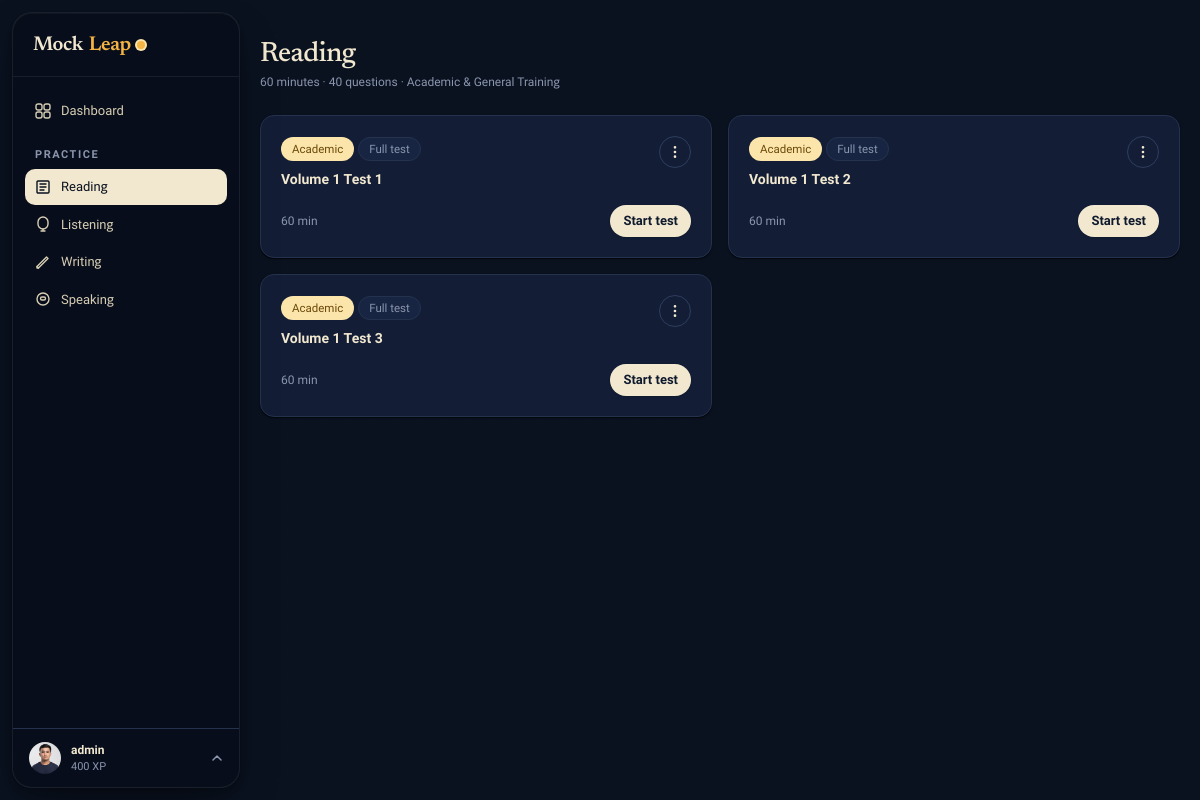
Before: /reading/ (signed in) with the older database file.
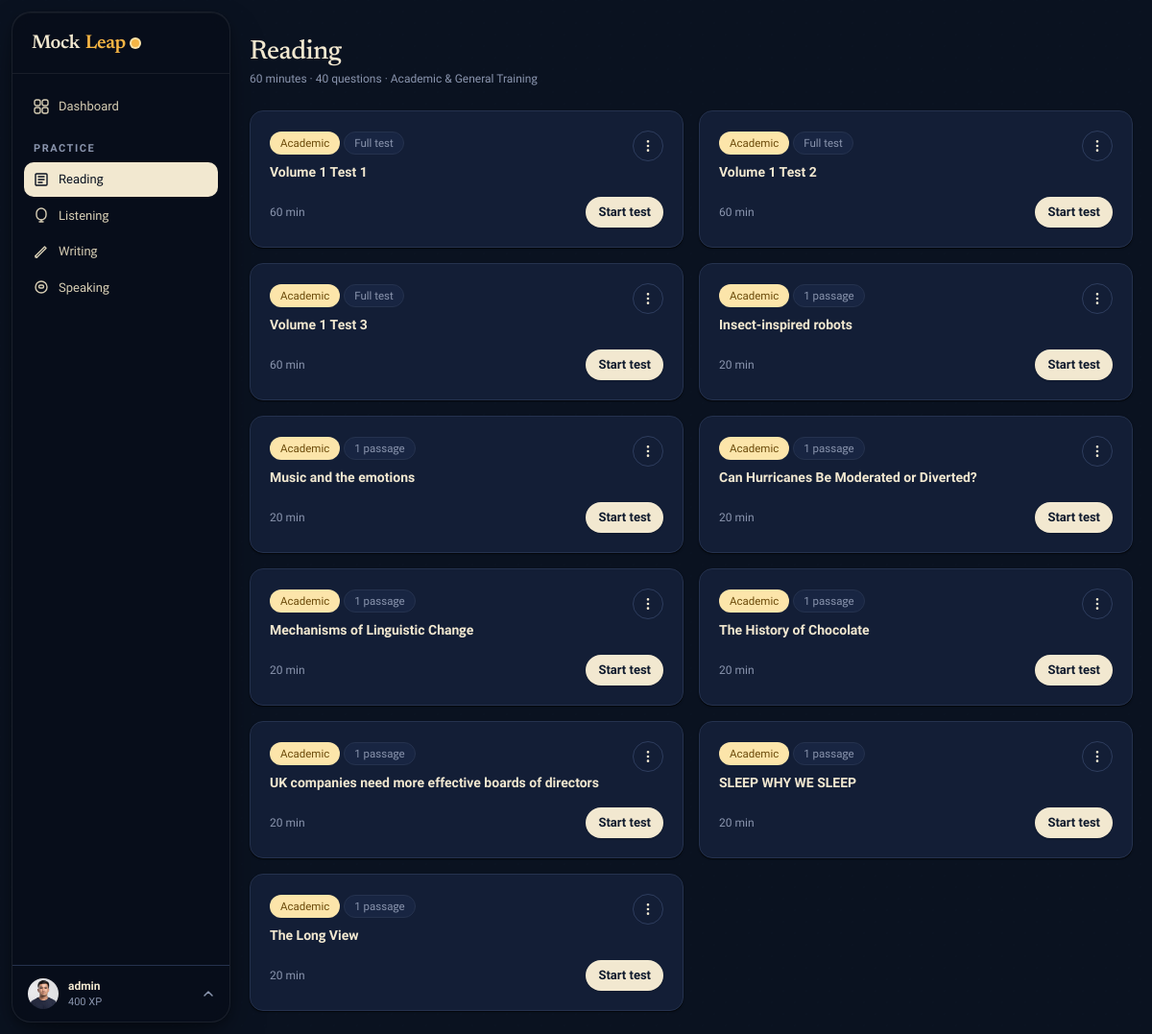
After: the same page with the newer database file.
### apps/accounts/models.py (models this page shows, shortened)
class User(AbstractUser):
    ROLE_STUDENT = 'student'
    ROLE_TEACHER = 'teacher'
    ROLE_ADMIN = 'admin'
    ROLE_CHOICES = [
        (ROLE_STUDENT, 'Student'),
        (ROLE_TEACHER, 'Teacher'),
        (ROLE_ADMIN, 'Admin'),
    ]
    email = models.EmailField(unique=True)
    role = models.CharField(max_length=10, choices=ROLE_CHOICES, default=ROLE_STUDENT)
    avatar = models.ImageField(upload_to='avatars/', null=True, blank=True)
    bio = models.TextField(blank=True)
    target_band = models.DecimalField(max_digits=3, decimal_places=1, null=True, blank=True)
    test_date = models.DateField(null=True, blank=True)
    country = models.CharField(max_length=100, blank=True)
    timezone = models.CharField(max_length=50, default='UTC')
    dark_mode = models.BooleanField(default=False)
    email_notifications = models.BooleanField(default=True)
    xp = models.PositiveIntegerField(default=0)
    streak_days = models.PositiveIntegerField(default=0)
    last_active = models.DateField(null=True, blank=True)
    created_at = models.DateTimeField(auto_now_add=True)
    USERNAME_FIELD = 'email'
    REQUIRED_FIELDS = ['username']
    class Meta:
        verbose_name = 'User'
        verbose_name_plural = 'Users'

### apps/reading/models.py (models this page shows, shortened)
class ReadingTest(models.Model):
    TYPE_ACADEMIC = 'academic'
    TYPE_GENERAL = 'general'
    TYPE_CHOICES = [(TYPE_ACADEMIC, 'Academic'), (TYPE_GENERAL, 'General Training')]
    title = models.CharField(max_length=200)
    test_type = models.CharField(max_length=10, choices=TYPE_CHOICES, default=TYPE_ACADEMIC)
    duration_minutes = models.PositiveIntegerField(default=60)
    is_published = models.BooleanField(default=False)
    created_by = models.ForeignKey(settings.AUTH_USER_MODEL, on_delete=models.SET_NULL, null=True, related_name='reading_tests_created')
    created_at = models.DateTimeField(auto_now_add=True)

### apps/reading/views.py (the view)
# urls.py: path('', views.test_list, name='list'),
@login_required
def test_list(request):
    tests = ReadingTest.objects.filter(is_published=True)
    attempts = ReadingAttempt.objects.filter(user=request.user).select_related('test')
    return render(request, 'reading/list.html', {'tests': tests, 'attempts': attempts})

### apps/core/context_processors.py (called while the page is built)
def site_context(request):
    ctx = {
        'brand': getattr(settings, 'MOCKLEAP_BRAND', 'MockLeap'),
        'dark_mode': getattr(request.user, 'dark_mode', False) if request.user.is_authenticated else False,
        'unread_count': 0,
    }
    if request.user.is_authenticated:
        try:
            from apps.notifications.models import Notification
            ctx['unread_count'] = Notification.objects.filter(user=request.user, is_read=False).count()
        except Exception:
            pass
    return ctx

### templates/reading/list.html (shortened to what this page needs)
{% extends "layouts/app.html" %}
{% block content %}
<div class="flex items-center justify-between mb-6">
  <div>
    <h1 class="h-display" style="font-size:28px;">Reading</h1>
    <p class="t-meta mt-1">60 minutes · 40 questions · Academic &amp; General Training</p>
  </div>
</div>
{% if tests %}
<div class="grid grid-cols-1 md:grid-cols-2 xl:grid-cols-3 gap-4">
  {% for test in tests %}
  <div class="ml-card p-5 flex flex-col gap-4 relative">
    <div class="flex items-start justify-between gap-3">
      <div>
        <span class="ml-chip {% if test.test_type == 'academic' %}ml-chip-accent{% else %}ml-chip-ok{% endif %} mb-2">{{ test.get_test_type_display }}</span>
        {% with pc=test.passages.count %}
        {% if pc == 3 %}
        <span class="ml-chip mb-2" style="background:var(--surface-2);color:var(--muted);">Full test</span>
        {% elif pc > 0 %}
        <span class="ml-chip mb-2" style="background:var(--surface-2);color:var(--muted);">{{ pc }} passage{{ pc|pluralize }}</span>
        {% endif %}
        {% endwith %}
        <h3 class="text-sm font-semibold" style="color:var(--ink);">{{ test.title }}</h3>
      </div>
      {% if request.user.is_superuser %}
      <div class="relative" x-data="{ open: false }">
        <button @click="open = !open" @click.outside="open = false" class="ml-btn ml-btn-ghost ml-btn-sm" style="padding:4px; min-width:32px;">
          <svg width="16" height="16" viewBox="0 0 24 24" fill="none" stroke="currentColor" stroke-width="2"><circle cx="12" cy="12" r="1"></circle><circle cx="12" cy="5" r="1"></circle><circle cx="12" cy="19" r="1"></circle></svg>
        </button>
      </div>
      {% endif %}
    </div>
    <div class="flex items-center gap-3 mt-auto">
      <span class="t-meta text-xs">{{ test.duration_minutes }} min</span>
      <a href="{% url 'reading:exam' test.pk %}" class="ml-btn ml-btn-primary ml-btn-sm" style="margin-left:auto;">Start test</a>
    </div>
  </div>
  {% endfor %}
</div>
{% else %}
<div class="py-20 text-center">
  <div class="text-4xl mb-4">📖</div>
  <h3 class="h-display" style="font-size:24px;">No tests yet</h3>
  <p class="t-body mt-2">Reading tests will appear here once published.</p>
</div>
{% endif %}
{% endblock %}

### templates/layouts/app.html (shortened to what this page needs)
{% extends "base/base.html" %}
{% block body %}
<div class="flex min-h-screen">
  {% include "components/sidebar.html" %}
  <div class="flex-1 flex flex-col min-w-0 md:ml-60" id="main-area">
    <main class="flex-1 p-5 md:p-6" id="main-content" style="padding-top:40px;">
      {% block content %}{% endblock %}
    </main>
  </div>
</div>
{% endblock %}

### templates/base/base.html (shortened to what this page needs)
<!DOCTYPE html>
<html lang="en" class="{% if request.user.is_authenticated and request.user.dark_mode %}dark{% endif %}">
<head>
  {% load static %}
  <link rel="stylesheet" href="{% static 'css/main.css' %}">
  <link rel="stylesheet" href="{% static 'css/design.css' %}">
</head>
<body class="min-h-screen" hx-headers='{"X-CSRFToken": "{{ csrf_token }}"}'>
  {% block body %}{% endblock %}
</body>
</html>

### templates/components/sidebar.html (shortened to what this page needs)
{% load static %}
<aside id="sidebar" class="fixed z-30 w-60 flex flex-col -translate-x-full md:translate-x-0 transition-transform duration-300"
       style="top:12px;bottom:12px;left:12px;width:228px;border-radius:20px;
              background:rgba(250,246,236,0.90);
              backdrop-filter:blur(28px) saturate(180%);
              -webkit-backdrop-filter:blur(28px) saturate(180%);
              border:1px solid rgba(255,255,255,0.72);
              box-shadow:0 1px 0 rgba(255,255,255,.85) inset,
                         0 4px 12px rgba(14,27,46,.06),
                         0 20px 48px -12px rgba(14,27,46,.14);
              overflow:hidden;">
  <div class="h-16 flex items-center px-5 border-b flex-shrink-0" style="border-color:var(--border);">
    {% include "components/brand.html" %}
  </div>
  <nav class="flex-1 overflow-y-auto py-4 px-3 space-y-0.5" role="navigation" aria-label="Sidebar navigation">
    <a href="{% url 'dashboard:home' %}" class="nav-item {% if request.resolver_match.app_name == 'dashboard' %}active{% endif %}">
      Dashboard
    </a>
    <p class="t-eyebrow px-2.5 pt-4 pb-1">Practice</p>
    <a href="{% url 'reading:list' %}" class="nav-item {% if request.resolver_match.app_name == 'reading' %}active{% endif %}">
      <svg width="16" height="16" viewBox="0 0 16 16" fill="none"><path d="M3 2h10a1 1 0 011 1v10a1 1 0 01-1 1H3a1 1 0 01-1-1V3a1 1 0 011-1z" stroke="currentColor" stroke-width="1.4"/><path d="M5 5h6M5 8h6M5 11h4" stroke="currentColor" stroke-width="1.4" stroke-linecap="round"/></svg>
      Reading
    </a>
    <a href="{% url 'listening:list' %}" class="nav-item {% if request.resolver_match.app_name == 'listening' %}active{% endif %}">
      <svg width="16" height="16" viewBox="0 0 16 16" fill="none"><path d="M8 1a5 5 0 015 5v2a5 5 0 01-10 0V6a5 5 0 015-5z" stroke="currentColor" stroke-width="1.4"/><path d="M8 13v2M6 15h4" stroke="currentColor" stroke-width="1.4" stroke-linecap="round"/></svg>
      Listening
    </a>
    <a href="{% url 'writing:list' %}" class="nav-item {% if request.resolver_match.app_name == 'writing' %}active{% endif %}">
      <svg width="16" height="16" viewBox="0 0 16 16" fill="none"><path d="M2 12.5L3.5 14 13 4.5 11.5 3 2 12.5z" stroke="currentColor" stroke-width="1.4" stroke-linejoin="round"/><path d="M2 12.5V14h1.5" stroke="currentColor" stroke-width="1.4" stroke-linecap="round" stroke-linejoin="round"/></svg>
      Writing
    </a>
    <a href="{% url 'speaking:list' %}" class="nav-item {% if request.resolver_match.app_name == 'speaking' %}active{% endif %}">
      <svg width="16" height="16" viewBox="0 0 16 16" fill="none"><circle cx="8" cy="8" r="6" stroke="currentColor" stroke-width="1.4"/><path d="M5.5 7.5c0-.828.672-1.5 1.5-1.5h2a1.5 1.5 0 010 3H7A1.5 1.5 0 015.5 7.5z" stroke="currentColor" stroke-width="1.4"/></svg>
      Speaking
    </a>
  </nav>
  <div class="border-t flex-shrink-0" style="border-color:var(--border);position:relative;" id="ml-profile-zone">
    <button id="ml-profile-btn" type="button" style="
        width:100%;display:flex;align-items:center;gap:10px;
        padding:12px 16px;border:none;cursor:pointer;
        background:transparent;font-family:inherit;
        transition:background .12s;">
      {% if user.avatar %}
        <img src="{{ user.avatar.url }}" alt="" style="width:32px;height:32px;border-radius:50%;object-fit:cover;flex-shrink:0;">
      {% else %}
        <div style="width:32px;height:32px;border-radius:50%;display:flex;align-items:center;justify-content:center;font-size:12px;font-weight:700;flex-shrink:0;background:var(--accent-soft);color:var(--ink);">{{ user.username|first|upper }}</div>
      {% endif %}
      <div style="min-width:0;flex:1;text-align:left;">
        <p style="font-size:12px;font-weight:600;color:var(--ink);white-space:nowrap;overflow:hidden;text-overflow:ellipsis;margin:0;">{{ user.get_full_name|default:user.username }}</p>
        <p style="font-size:11px;color:var(--muted);margin:0;">{{ user.xp }} XP</p>
      </div>
      <svg id="ml-profile-chevron" width="12" height="12" viewBox="0 0 12 12" fill="none" style="color:var(--muted);flex-shrink:0;transition:transform .2s;">
        <path d="M2 8l4-4 4 4" stroke="currentColor" stroke-width="1.5" stroke-linecap="round" stroke-linejoin="round"/>
      </svg>
    </button>
  </div>
</aside>

### templates/components/brand.html (shortened to what this page needs)
<a href="/" class="ml-mark no-underline">
  <span class="h-serif">Mock</span><span class="h-serif" style="color:var(--accent)">Leap</span>
  <span class="ml-mark-dot"></span>
</a>

### static/css/design.css (style rules this page uses)
#sidebar { background: rgba(250, 246, 236, 0.90) !important; backdrop-filter: blur(28px) saturate(180%) !important; -webkit-backdrop-filter: blur(28px) saturate(180%) !important; border: 1px solid rgba(255, 255, 255, 0.72) !important; box-shadow: 0 1px 0 rgba(255,255,255,.85) inset, 0 4px 12px rgba(14,27,46,.06), 0 20px 48px -12px rgba(14,27,46,.14) !important; }
.dark #sidebar { background: rgba(8, 14, 26, 0.92) !important; border-color: rgba(255, 255, 255, 0.08) !important; box-shadow: 0 1px 0 rgba(255,255,255,.04) inset, 0 4px 12px rgba(0,0,0,.28), 0 20px 48px -12px rgba(0,0,0,.44) !important; }
#sidebar .border-b { border-color: rgba(14,27,46,.07) !important; }
.dark #sidebar .border-b { border-color: rgba(255,255,255,.07) !important; }
.nav-item { font-size: 13px !important; padding: 8px 10px !important; border-radius: 10px !important; font-weight: 500 !important; transition: background .12s !important; }
.nav-item.active { background: var(--ink) !important; color: var(--bg) !important; }
.ml-card { transition: transform .18s cubic-bezier(.22,.68,0,1.2), box-shadow .18s ease !important; }

Changed rows visible on the page:
added ReadingTest: test_type "Academic", passages.count "1", title "Insect-inspired robots", duration_minutes "20"
added ReadingTest: test_type "Academic", passages.count "1", title "Music and the emotions", duration_minutes "20"
added ReadingTest: test_type "Academic", passages.count "1", title "Can Hurricanes Be Moderated or Diverted?", duration_minutes "20"
added ReadingTest: test_type "Academic", passages.count "1", title "Mechanisms of Linguistic Change", duration_minutes "20"
added ReadingTest: test_type "Academic", passages.count "1", title "The History of Chocolate", duration_minutes "20"
added ReadingTest: test_type "Academic", passages.count "1", title "UK companies need more effective boards of directors", duration_minutes "20"
added ReadingTest: test_type "Academic", passages.count "1", title "SLEEP WHY WE SLEEP", duration_minutes "20"
added ReadingTest: test_type "Academic", passages.count "1", title "The Long View", duration_minutes "20"
